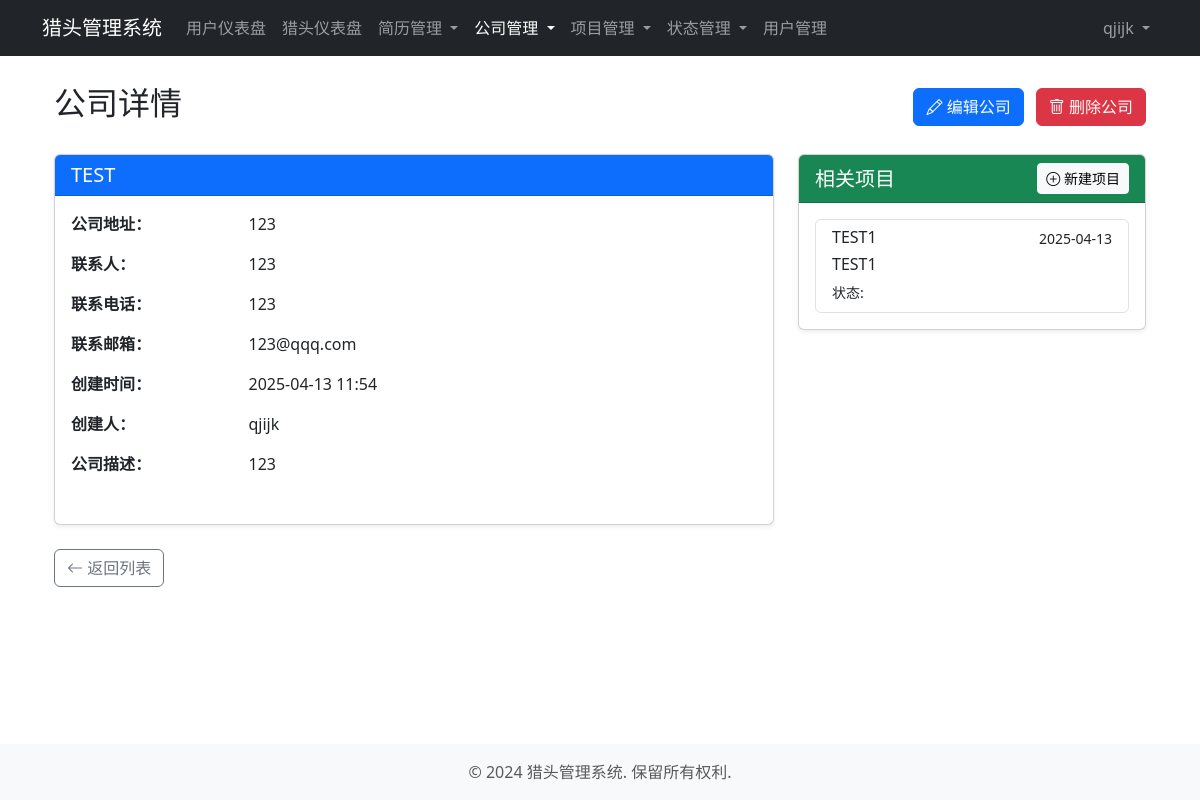
Page /headhunting/companies/1/ (signed in) on the committed database.
### accounts/models.py (models this page shows, shortened)
class User(AbstractUser):
    SYSTEM_ADMIN = 'system_admin'  # 系统管理员
    ADMIN = 'admin'  # 普通管理员
    NORMAL_USER = 'normal_user'  # 普通用户
    USER_TYPE_CHOICES = [
        (SYSTEM_ADMIN, '系统管理员'),
        (ADMIN, '普通管理员'),
        (NORMAL_USER, '普通用户'),
    ]
    email = models.EmailField(unique=True, verbose_name='邮箱')
    username = models.CharField(max_length=50, unique=True, verbose_name='用户名')
    user_type = models.CharField(
        max_length=20,
        choices=USER_TYPE_CHOICES,
        default=NORMAL_USER,
        verbose_name='用户类型'
    )
    phone = models.CharField(max_length=15, blank=True, null=True, verbose_name='电话')
    is_active = models.BooleanField(default=True, verbose_name='是否激活')
    date_joined = models.DateTimeField(auto_now_add=True, verbose_name='注册时间')
    objects = UserManager()
    USERNAME_FIELD = 'email'
    REQUIRED_FIELDS = ['username']
    class Meta:
        verbose_name = '用户'
        verbose_name_plural = verbose_name
        ordering = ['-date_joined']
    def __str__(self):
        return self.username
    @property
    def is_system_admin(self):
        return self.user_type == self.SYSTEM_ADMIN

### headhunting/models.py (models this page shows, shortened)
class Company(models.Model):
    name = models.CharField(max_length=100, verbose_name='公司名称')
    address = models.CharField(max_length=200, blank=True, null=True, verbose_name='地址')
    contact_person = models.CharField(max_length=50, blank=True, null=True, verbose_name='联系人')
    contact_phone = models.CharField(max_length=20, blank=True, null=True, verbose_name='联系电话')
    contact_email = models.EmailField(blank=True, null=True, verbose_name='联系邮箱')
    description = models.TextField(blank=True, null=True, verbose_name='公司描述')
    created_at = models.DateTimeField(auto_now_add=True, verbose_name='创建时间')
    updated_at = models.DateTimeField(auto_now=True, verbose_name='更新时间')
    created_by = models.ForeignKey(User, on_delete=models.SET_NULL, null=True, related_name='created_companies', verbose_name='创建人')
    class Meta:
        verbose_name = '公司'
        verbose_name_plural = verbose_name
        ordering = ['-created_at']

class Project(models.Model):
    title = models.CharField(max_length=100, verbose_name='项目标题')
    company = models.ForeignKey(Company, on_delete=models.CASCADE, related_name='projects', verbose_name='关联公司')
    job_title = models.CharField(max_length=100, verbose_name='职位名称')
    job_description = models.TextField(verbose_name='职位描述')
    requirements = models.TextField(verbose_name='职位要求')
    salary_range = models.CharField(max_length=50, blank=True, null=True, verbose_name='薪资范围')
    location = models.CharField(max_length=100, blank=True, null=True, verbose_name='工作地点')
    status = models.ForeignKey(ProjectStatus, on_delete=models.SET_NULL, null=True, verbose_name='项目状态')
    created_at = models.DateTimeField(auto_now_add=True, verbose_name='创建时间')
    updated_at = models.DateTimeField(auto_now=True, verbose_name='更新时间')
    deadline = models.DateField(blank=True, null=True, verbose_name='截止日期')
    created_by = models.ForeignKey(User, on_delete=models.SET_NULL, null=True, related_name='created_projects', verbose_name='创建人')
    class Meta:
        verbose_name = '项目'
        verbose_name_plural = verbose_name
        ordering = ['-created_at']

### headhunting/views.py (the view)
# urls.py: path('companies/<int:pk>/', views.company_detail, name='company_detail'),
@login_required
def company_detail(request, pk):
    company = get_object_or_404(Company, pk=pk)
    return render(request, 'headhunting/company_detail.html', {'company': company})

### templates/headhunting/company_detail.html (shortened to what this page needs)
{% extends 'base/base.html' %}
{% block content %}
<div class="container">
    <div class="d-flex justify-content-between align-items-center mb-4">
        <h2>公司详情</h2>
        <div>
            <a href="{% url 'company_update' company.id %}" class="btn btn-primary me-2">
                <i class="bi bi-pencil"></i> 编辑公司
            </a>
            <a href="{% url 'company_delete' company.id %}" class="btn btn-danger">
                <i class="bi bi-trash"></i> 删除公司
            </a>
        </div>
    </div>
    <div class="row">
        <div class="col-md-8">
            <div class="card shadow-sm mb-4">
                <div class="card-header bg-primary text-white">
                    <h5 class="card-title mb-0">{{ company.name }}</h5>
                </div>
                <div class="card-body">
                    <div class="row mb-3">
                        <div class="col-md-3 fw-bold">公司地址：</div>
                        <div class="col-md-9">{{ company.address|default:"未填写" }}</div>
                    </div>
                    <div class="row mb-3">
                        <div class="col-md-3 fw-bold">联系人：</div>
                        <div class="col-md-9">{{ company.contact_person|default:"未填写" }}</div>
                    </div>
                    <div class="row mb-3">
                        <div class="col-md-3 fw-bold">联系电话：</div>
                        <div class="col-md-9">{{ company.contact_phone|default:"未填写" }}</div>
                    </div>
                    <div class="row mb-3">
                        <div class="col-md-3 fw-bold">联系邮箱：</div>
                        <div class="col-md-9">{{ company.contact_email|default:"未填写" }}</div>
                    </div>
                    <div class="row mb-3">
                        <div class="col-md-3 fw-bold">创建时间：</div>
                        <div class="col-md-9">{{ company.created_at|date:"Y-m-d H:i" }}</div>
                    </div>
                    <div class="row mb-3">
                        <div class="col-md-3 fw-bold">创建人：</div>
                        <div class="col-md-9">{{ company.created_by }}</div>
                    </div>
                    <div class="row mb-3">
                        <div class="col-md-3 fw-bold">公司描述：</div>
                        <div class="col-md-9">{{ company.description|default:"暂无描述"|linebreaks }}</div>
                    </div>
                </div>
            </div>
        </div>
        <div class="col-md-4">
            <div class="card shadow-sm mb-4">
                <div class="card-header bg-success text-white">
                    <div class="d-flex justify-content-between align-items-center">
                        <h5 class="card-title mb-0">相关项目</h5>
                        <a href="{% url 'project_create' %}" class="btn btn-sm btn-light">
                            <i class="bi bi-plus-circle"></i> 新建项目
                        </a>
                    </div>
                </div>
                <div class="card-body">
                    {% if company.projects.all %}
                    <div class="list-group">
                        {% for project in company.projects.all %}
                        <a href="{% url 'project_detail' project.id %}" class="list-group-item list-group-item-action">
                            <div class="d-flex w-100 justify-content-between">
                                <h6 class="mb-1">{{ project.title }}</h6>
                                <small>{{ project.created_at|date:"Y-m-d" }}</small>
                            </div>
                            <p class="mb-1">{{ project.job_title }}</p>
                            <small>状态: {{ project.status.name }}</small>
                        </a>
                        {% endfor %}
                    </div>
                    {% else %}
                    <div class="alert alert-info">
                        <i class="bi bi-info-circle"></i> 该公司暂无相关项目，请点击"新建项目"按钮创建。
                    </div>
                    {% endif %}
                </div>
            </div>
        </div>
    </div>
    <div class="mb-3">
        <a href="{% url 'company_list' %}" class="btn btn-outline-secondary">
            <i class="bi bi-arrow-left"></i> 返回列表
        </a>
    </div>
</div>
{% endblock %}
{% block extra_css %}
<link rel="stylesheet" href="https://cdn.jsdelivr.net/npm/bootstrap-icons@1.10.0/font/bootstrap-icons.css">
{% endblock %}

### templates/base/navbar.html (shortened to what this page needs)
<nav class="navbar navbar-expand-lg navbar-dark bg-dark fixed-top">
    <div class="container">
        <a class="navbar-brand" href="{% url 'dashboard' %}">猎头管理系统</a>
        <div class="collapse navbar-collapse" id="navbarNav">
            {% if user.is_authenticated %}
            <ul class="navbar-nav me-auto">
                <li class="nav-item">
                    <a class="nav-link {% if request.path == '/accounts/dashboard/' %}active{% endif %}" href="{% url 'dashboard' %}">用户仪表盘</a>
                </li>
                <li class="nav-item">
                    <a class="nav-link {% if request.path == '/headhunting/dashboard/' %}active{% endif %}" href="{% url 'hr_dashboard' %}">猎头仪表盘</a>
                </li>
                <li class="nav-item dropdown">
                    <a class="nav-link dropdown-toggle {% if '/headhunting/resumes/' in request.path %}active{% endif %}" href="#" role="button" data-bs-toggle="dropdown" aria-expanded="false">
                        简历管理
                    </a>
                </li>
                {% if user.is_system_admin or user.is_admin %}
                <li class="nav-item dropdown">
                    <a class="nav-link dropdown-toggle {% if '/headhunting/companies/' in request.path %}active{% endif %}" href="#" role="button" data-bs-toggle="dropdown" aria-expanded="false">
                        公司管理
                    </a>
                </li>
                <li class="nav-item dropdown">
                    <a class="nav-link dropdown-toggle {% if '/headhunting/projects/' in request.path %}active{% endif %}" href="#" role="button" data-bs-toggle="dropdown" aria-expanded="false">
                        项目管理
                    </a>
                </li>
                <li class="nav-item dropdown">
                    <a class="nav-link dropdown-toggle {% if 'status' in request.path %}active{% endif %}" href="#" role="button" data-bs-toggle="dropdown" aria-expanded="false">
                        状态管理
                    </a>
                </li>
                {% endif %}
                {% if user.is_system_admin %}
                <li class="nav-item">
                    <a class="nav-link {% if '/accounts/users/' in request.path %}active{% endif %}" href="{% url 'user_list' %}">用户管理</a>
                </li>
                {% endif %}
            </ul>
            <ul class="navbar-nav ms-auto">
                <li class="nav-item dropdown">
                    <a class="nav-link dropdown-toggle" href="#" id="navbarDropdown" role="button" data-bs-toggle="dropdown" aria-expanded="false">
                        {{ user.username }}
                    </a>
                </li>
            </ul>
            {% endif %}
        </div>
    </div>
</nav>

### templates/base/base.html (style rules this page uses)
body { padding-top: 60px; min-height: 100vh; display: flex; flex-direction: column; }

### rows in the picture
User: username "qjijk"
Company: name "TEST", address "123", contact_person "123", contact_phone "123", contact_email "123@qqq.com", created_at "2025-04-13 11:54", created_by "qjijk", description "123"
Project: title "TEST1", created_at "2025-04-13", job_title "TEST1"
